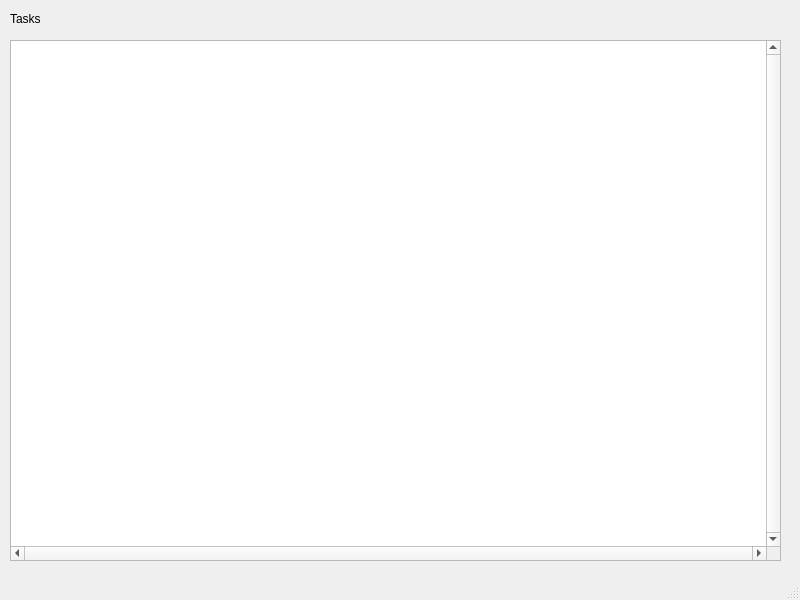
<?xml version="1.0" encoding="UTF-8"?>
<ui version="4.0">
 <class>MainWindow</class>
 <widget class="QMainWindow" name="MainWindow">
  <property name="geometry">
   <rect>
    <x>0</x>
    <y>0</y>
    <width>800</width>
    <height>600</height>
   </rect>
  </property>
  <property name="windowTitle">
   <string extracomment="ew">Task View</string>
  </property>
  <widget class="QWidget" name="centralwidget">
   <widget class="QListView" name="listView">
    <property name="geometry">
     <rect>
      <x>10</x>
      <y>40</y>
      <width>771</width>
      <height>521</height>
     </rect>
    </property>
    <property name="verticalScrollBarPolicy">
     <enum>Qt::ScrollBarAlwaysOn</enum>
    </property>
    <property name="horizontalScrollBarPolicy">
     <enum>Qt::ScrollBarAlwaysOn</enum>
    </property>
   </widget>
   <widget class="QLabel" name="label">
    <property name="geometry">
     <rect>
      <x>10</x>
      <y>10</y>
      <width>67</width>
      <height>17</height>
     </rect>
    </property>
    <property name="text">
     <string>Tasks</string>
    </property>
   </widget>
  </widget>
  <widget class="QStatusBar" name="statusbar"/>
 </widget>
 <resources/>
 <connections/>
</ui>
